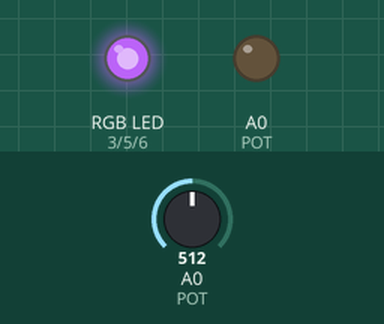
Recording of a sketch running on a simulated Arduino Uno, built with avr-gcc and run on an emulated ATmega328P. Shown: an RGB LED mixed from three pins (HIGH = lit), output pins drawn as LEDs (lit = HIGH). The inputs (shaded band) are chosen by the test bench; at power-on: A0 (POT) = 512. Dim RGB values are drawn brighter than linear.

Above: at 0.05 s.
At 0.35 s:
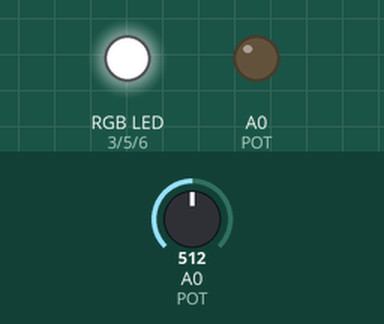
At 0.65 s:
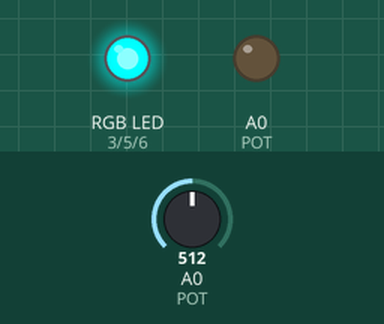
At 1.3 s:
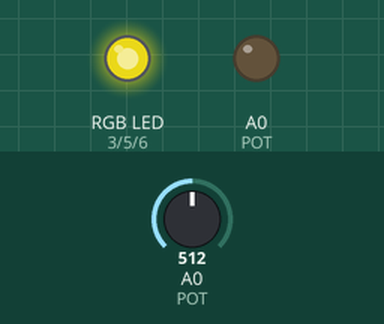
At 2.6 s:
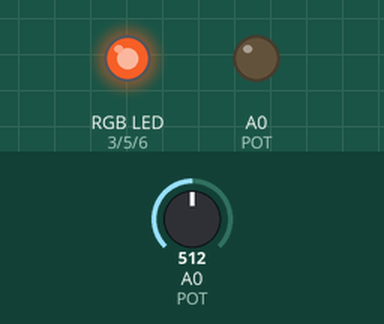
Timing chart, 0 to 6.0 s (numbered marks = the images above):
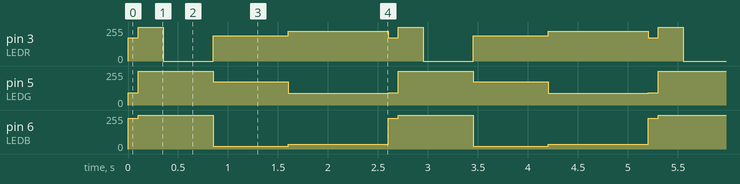

Measured:
- by itself, pin 3 (LEDR): repeats every 2.6 s: 255/255 0.25 s, 0/255 0.50 s, 189/255 0.75 s, 225/255 1.0 s, 174/255 0.10 s
- by itself, pin 5 (LEDG): repeats every 2.6 s: 255/255 0.75 s, 174/255 0.75 s, 87/255 1.0 s, 92/255 0.10 s
- by itself, pin 6 (LEDB): repeats every 2.6 s: 255/255 0.75 s, 20/255 0.75 s, 35/255 1.0 s, 230/255 0.10 s

The sketch:

practica_2.2_kevin_020126.ino
```cpp
/*
 * Fundacion Kinal
 * Centro Educativo Tecnico Laboral Kinal
 * Electronica
 * Grado:Quinto
 * Sección:A
 * Curso:Taller de Electronica Digital Y Reparación de Computadoras I
 * fecha:09/06/2023
 * Nombre:Kevin Audiel Solano Torres
 * Carnet:2022291
 * Proyecto:Control de una secuencia de Colores RGB
 */

//Directivas de preprocesador
#define LEDR 3 //Pin3 donde utilizo el PWM como salida
#define LEDG 5//Pin5 donde utilizo el PWM como salida
#define LEDB 6//Pin6 donde utilizo el PWM como salida
#define POT  A0//Potenciometro conectad a el puerto analogo A0
//Variables
int frec=0;//Variable utilizada para la frecuencia
int color=0;//Variable utilizada para el color

//Configuraciones
void setup() {
pinMode(LEDR,OUTPUT);
pinMode(LEDG,OUTPUT);
pinMode(LEDB,OUTPUT);
pinMode(POT,OUTPUT);

}

void loop() {
  color=analogRead(POT);//leo el canal analogico A0
  frec=map(color,0,1022,100,1000);
  analogWrite(LEDR,174);
  analogWrite(LEDG,92);
  analogWrite(LEDB,230);
  delay(100);
  analogWrite(LEDR,255);
  analogWrite(LEDG,255);
  analogWrite(LEDB,255);
  delay(250);
  analogWrite(LEDR,0);
  analogWrite(LEDG,255);
  analogWrite(LEDB,255);
  delay(500);
  analogWrite(LEDR,189);
  analogWrite(LEDG,174);
  analogWrite(LEDB,20);
  delay(750);
  analogWrite(LEDR,225);
  analogWrite(LEDG,87);
  analogWrite(LEDB,35);
  delay(1000);
}
```
